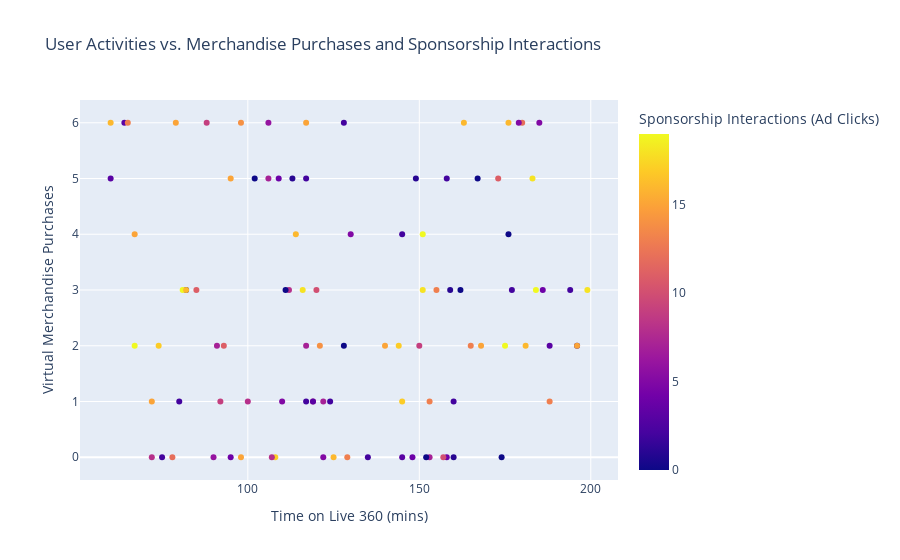

Write notebook code for a chart like this one.
### Code cell
# ------------------- Correlation Plot for User Activities ---------------------
# Dynamic Scatter Plot for User Activities and Purchases
fig5 = px.scatter(data, x='Time on Live 360 (mins)', y='Virtual Merchandise Purchases', color='Sponsorship Interactions (Ad Clicks)',
                 title='User Activities vs. Merchandise Purchases and Sponsorship Interactions',
                 labels={'Time on Live 360 (mins)': 'Time on Live 360 (mins)', 'Virtual Merchandise Purchases': 'Virtual Merchandise Purchases'})
fig5.show()

# Dynamic description for User Activity Correlation Plot
print(f"### User Activity Correlation Plot Description:")
print("This scatter plot shows how user activities, such as time spent on Live 360, correlate with merchandise purchases and sponsorship interactions.")

### Figure 1 — Plotly figure (JSON) as saved in the notebook; plotly's stock layout.template omitted (floating-point values rounded to 4 significant figures)
{"data": [{"hovertemplate": "Time on Live 360 (mins)=%{x}<br>Virtual Merchandise Purchases=%{y}<br>Sponsorship Interactions (Ad Clicks)=%{marker.color}<extra></extra>", "legendgroup": "", "marker": {"color": [10, 8, 6, 15, 3, 12, 5, 9, 2, 4, 16, 1, 0, 15, 11, 4, 4, 8, 8, 2, 18, 15, 15, 2, 19, 0, 19, 10, 16, 7, 3, 5, 7, 19, 2, 15, 2, 17, 13, 17, 1, 2, 15, 8, 3, 0, 3, 0, 13, 15, 19, 7, 6, 2, 16, 0, 15, 11, 18, 13, 5, 5, 12, 18, 7, 1, 0, 14, 0, 4, 15, 18, 3, 2, 16, 16, 11, 13, 5, 2, 8, 4, 16, 13, 2, 0, 19, 0, 2, 17, 9, 2, 7, 13, 17, 14, 1, 9, 1, 16], "coloraxis": "coloraxis", "symbol": "circle"}, "mode": "markers", "name": "", "orientation": "v", "showlegend": false, "type": "scatter", "x": [120, 100, 90, 140, 60, 180, 130, 150, 80, 95, 163, 196, 102, 98, 85, 158, 109, 72, 119, 194, 116, 95, 79, 124, 67, 174, 151, 157, 125, 91, 145, 110, 122, 184, 117, 117, 145, 108, 129, 74, 113, 160, 67, 112, 119, 167, 64, 162, 65, 168, 175, 153, 106, 158, 114, 111, 72, 173, 183, 165, 179, 122, 78, 151, 117, 149, 176, 121, 82, 186, 196, 199, 188, 117, 181, 60, 93, 155, 185, 177, 107, 148, 176, 188, 75, 128, 81, 152, 135, 145, 88, 128, 106, 153, 144, 98, 159, 92, 160, 82], "xaxis": "x", "y": [3, 1, 0, 2, 5, 6, 4, 2, 1, 0, 6, 2, 5, 0, 3, 0, 5, 0, 1, 3, 3, 5, 6, 1, 2, 0, 4, 0, 0, 2, 0, 1, 1, 3, 5, 6, 4, 0, 0, 2, 5, 1, 4, 3, 1, 5, 6, 3, 6, 2, 2, 0, 6, 5, 4, 3, 1, 5, 5, 2, 6, 0, 0, 3, 2, 5, 4, 2, 3, 3, 2, 3, 2, 1, 2, 6, 2, 3, 6, 3, 0, 0, 6, 1, 0, 2, 3, 0, 0, 1, 6, 6, 5, 1, 2, 6, 3, 1, 0, 3], "yaxis": "y"}], "layout": {"coloraxis": {"colorbar": {"title": {"text": "Sponsorship Interactions (Ad Clicks)"}}, "colorscale": [[0, "#0d0887"], [0.1111, "#46039f"], [0.2222, "#7201a8"], [0.3333, "#9c179e"], [0.4444, "#bd3786"], [0.5556, "#d8576b"], [0.6667, "#ed7953"], [0.7778, "#fb9f3a"], [0.8889, "#fdca26"], [1, "#f0f921"]]}, "legend": {"tracegroupgap": 0}, "title": {"text": "User Activities vs. Merchandise Purchases and Sponsorship Interactions"}, "xaxis": {"anchor": "y", "domain": [0, 1], "title": {"text": "Time on Live 360 (mins)"}}, "yaxis": {"anchor": "x", "domain": [0, 1], "title": {"text": "Virtual Merchandise Purchases"}}}}
